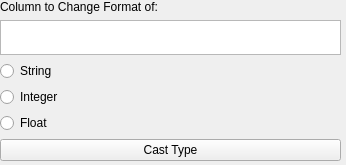
<?xml version="1.0" encoding="UTF-8"?>
<ui version="4.0">
 <class>DataTypesWindow</class>
 <widget class="QWidget" name="DataTypesWindow">
  <property name="geometry">
   <rect>
    <x>0</x>
    <y>0</y>
    <width>346</width>
    <height>165</height>
   </rect>
  </property>
  <property name="windowTitle">
   <string>Form</string>
  </property>
  <widget class="QWidget" name="verticalLayoutWidget">
   <property name="geometry">
    <rect>
     <x>0</x>
     <y>0</y>
     <width>341</width>
     <height>161</height>
    </rect>
   </property>
   <layout class="QVBoxLayout" name="verticalLayout">
    <item>
     <widget class="QLabel" name="dataTypeWindow">
      <property name="text">
       <string>Column to Change Format of:</string>
      </property>
     </widget>
    </item>
    <item>
     <widget class="QPlainTextEdit" name="targetColumn">
      <property name="maximumSize">
       <size>
        <width>16777215</width>
        <height>164</height>
       </size>
      </property>
     </widget>
    </item>
    <item>
     <widget class="QRadioButton" name="stringButton">
      <property name="text">
       <string>String</string>
      </property>
     </widget>
    </item>
    <item>
     <widget class="QRadioButton" name="integerButton">
      <property name="text">
       <string>Integer</string>
      </property>
     </widget>
    </item>
    <item>
     <widget class="QRadioButton" name="floatButton">
      <property name="text">
       <string>Float</string>
      </property>
     </widget>
    </item>
    <item>
     <widget class="QPushButton" name="castButton">
      <property name="text">
       <string>Cast Type</string>
      </property>
     </widget>
    </item>
   </layout>
  </widget>
 </widget>
 <resources/>
 <connections/>
</ui>
